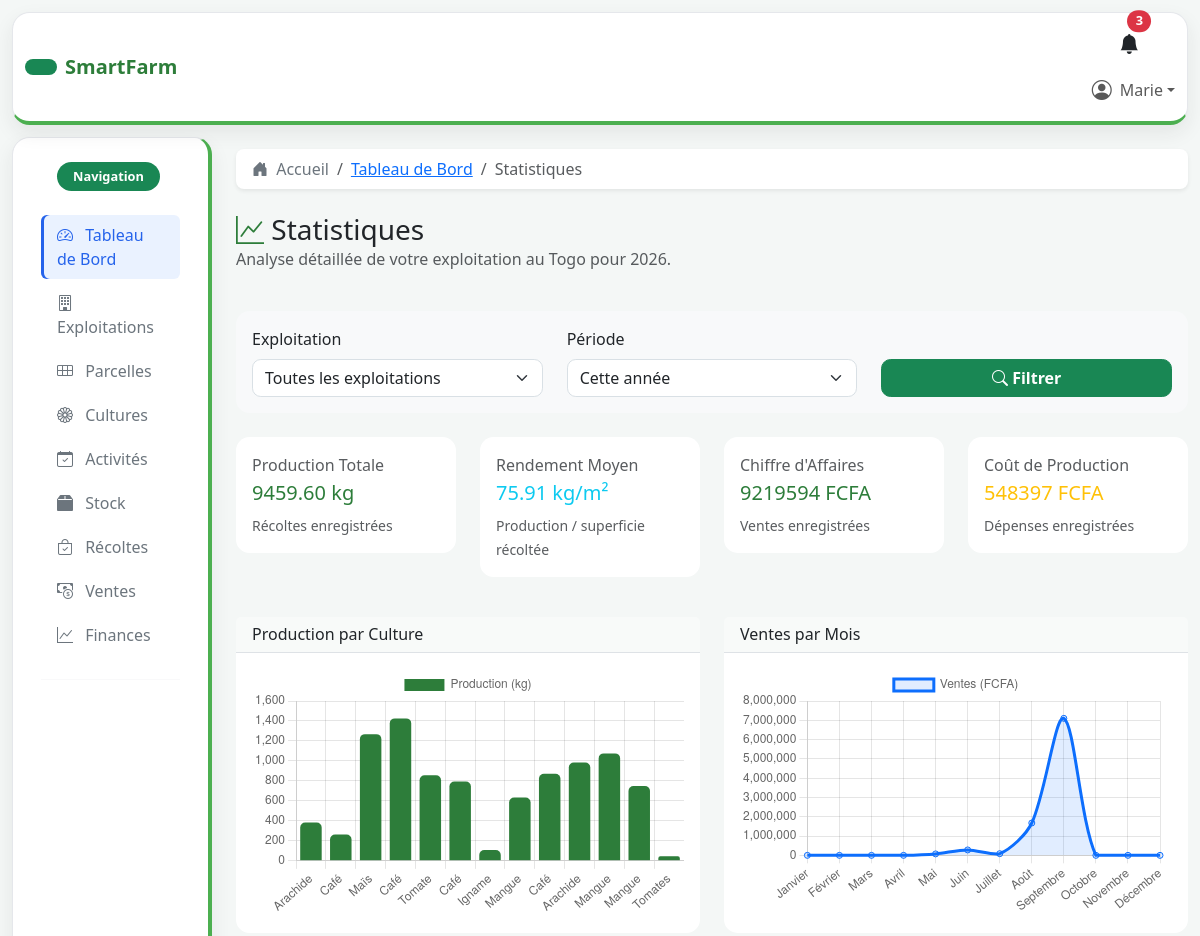
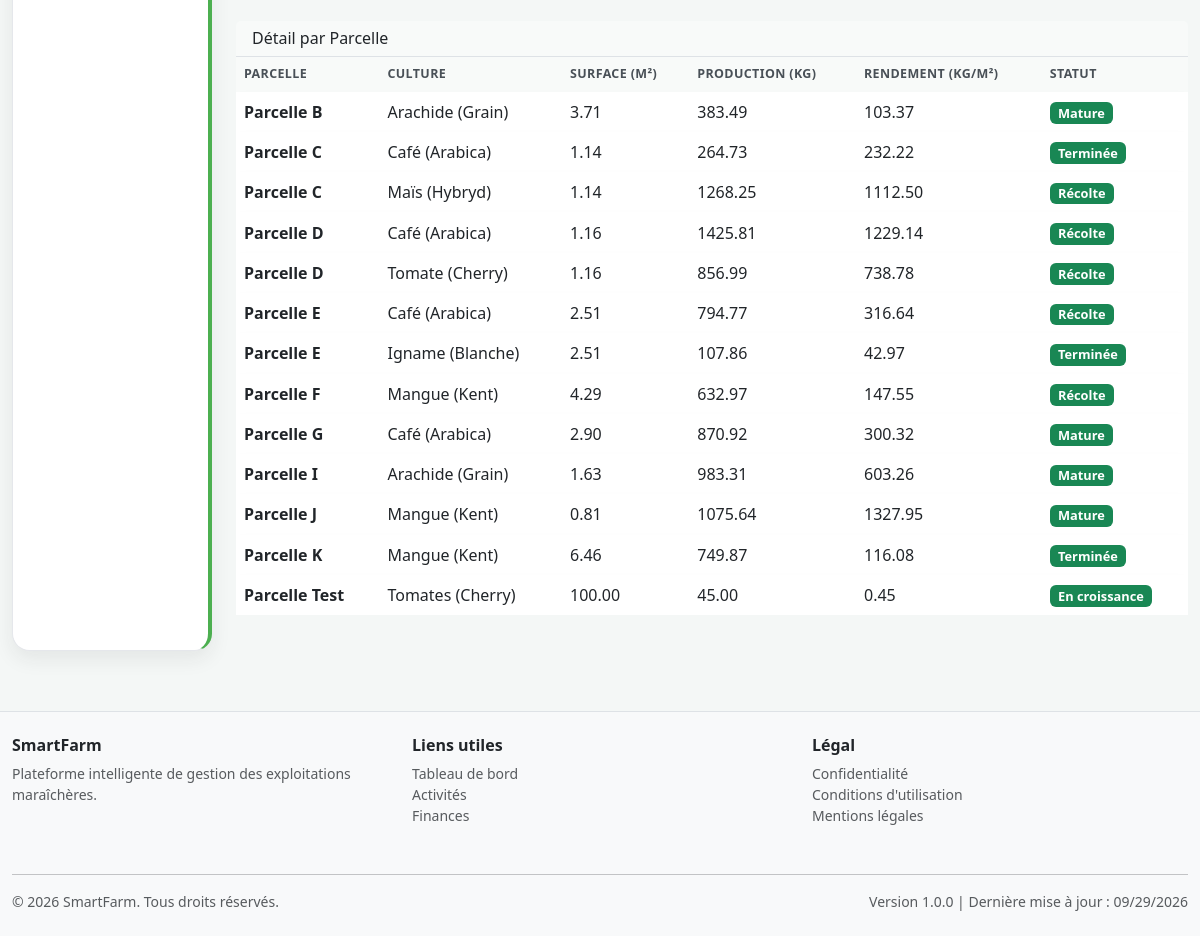
The page /dashboard/statistiques/ (signed in) on the database its author committed (2 pictures, top to bottom).
### cultures/models.py (models this page shows, shortened)
class Culture(models.Model):
    STATUT_CHOICES = [
        ('en_croissance', 'En croissance'),
        ('mature', 'Mature'),
        ('recolte', 'Récolte'),
        ('terminee', 'Terminée'),
    ]
    nom = models.CharField(
        max_length=150,
        help_text="Nom de la culture"
    )
    variete = models.CharField(
        max_length=150,
        help_text="Variété de la culture"
    )
    parcelle = models.ForeignKey(
        Parcelle,
        on_delete=models.CASCADE,
        related_name='cultures',
        help_text="Parcelle associée à la culture"
    )
    date_semis = models.DateField(
        help_text="Date de semis ou de plantation"
    )
    date_prevision_recolte = models.DateField(
        help_text="Date prévue de récolte"
    )
    rendement_attendu = models.DecimalField(
        max_digits=7,
        decimal_places=2,
        null=True,
        blank=True,
        help_text="Rendement attendu en kg/m²"
    )
    statut = models.CharField(
        max_length=20,
        choices=STATUT_CHOICES,
        default='en_croissance',
        help_text="Statut actuel de la culture"
    )
    notes = models.TextField(
        blank=True,
        help_text="Notes supplémentaires sur la culture"
    )
    date_creation = models.DateTimeField(
        auto_now_add=True,
        help_text="Date de création de l'enregistrement"
    )
    date_modification = models.DateTimeField(
        auto_now=True,
        help_text="Date de dernière modification de l'enregistrement"
    )
    class Meta:
        ordering = ['-date_semis']
        verbose_name = 'Culture'
        verbose_name_plural = 'Cultures'
        db_table = 'cultures_culture'

### parcelles/models.py (models this page shows, shortened)
class Parcelle(models.Model):
    STATUT_CHOICES = [
        ('actif', 'Actif'),
        ('en_preparation', 'En préparation'),
        ('reposante', 'Reposante'),
        ('suspendu', 'Suspendu'),
    ]
    TYPE_SOL_CHOICES = [
        ('argileux', 'Argileux'),
        ('sableux', 'Sableux'),
        ('limoneux', 'Limoneux'),
        ('calcaire', 'Calcaire'),
        ('organique', 'Organique'),
        ('mixte', 'Mixte'),
    ]
    nom = models.CharField(
        max_length=100,
        help_text="Nom ou identifiant de la parcelle"
    )
    code = models.CharField(
        max_length=50,
        unique=True,
        help_text="Code unique de la parcelle"
    )
    superficie = models.DecimalField(
        max_digits=10,
        decimal_places=2,
        help_text="Superficie en m² ou hectares"
    )
    type_sol = models.CharField(
        max_length=50,
        choices=TYPE_SOL_CHOICES,
        default='mixte',
        help_text="Type de sol de la parcelle"
    )
    irrigation = models.BooleanField(
    default=False,
    help_text="Indique si la parcelle dispose d'un système d'irrigation"
    )
    latitude = models.DecimalField(
        max_digits=9,
        decimal_places=6,
        null=True,
        blank=True,
        help_text="Latitude GPS"
    )
    longitude = models.DecimalField(
        max_digits=9,
        decimal_places=6,
        null=True,
        blank=True,
        help_text="Longitude GPS"
    )
    description = models.TextField(
        blank=True,
        help_text="Description détaillée de la parcelle"
    )
    statut = models.CharField(
        max_length=20,
        choices=STATUT_CHOICES,
        default='actif',
        help_text="Statut actuel de la parcelle"
    )
    exploitation = models.ForeignKey(
        Exploitation,
        on_delete=models.CASCADE,
        related_name='parcelles',
        help_text="Exploitation à laquelle appartient cette parcelle"
    )
    photo = models.ImageField(
    upload_to='parcelles/',
    blank=True,
    null=True,
    help_text="Photo de la parcelle"
    )
    date_creation = models.DateTimeField(
        auto_now_add=True,
        help_text="Date et heure de création de la parcelle"
    )
    date_modification = models.DateTimeField(
        auto_now=True,
        help_text="Date et heure de dernière modification"
    )
    class Meta:
        ordering = ['nom']
        verbose_name = 'Parcelle'
        verbose_name_plural = 'Parcelles'
        db_table = 'parcelles_parcelle'

### dashboard/views.py (the view)
# urls.py: path('statistiques/', views.statistiques, name='statistiques'),
@login_required
def statistiques(request):
    today = date.today()
    year_start = date(today.year, 1, 1)
    recoltes_kg = Recolte.objects.filter(date__gte=year_start, date__lte=today, unite='kg')
    ventes = VENTE.objects.filter(date_commande__gte=year_start, date_commande__lte=today)
    depenses = Transaction.objects.filter(
        type_transaction='depense',
        date_operation__gte=year_start,
        date_operation__lte=today,
    )
    total_production = recoltes_kg.aggregate(total=Sum('quantite'))['total'] or 0
    total_surface = Parcelle.objects.filter(cultures__recoltes__in=recoltes_kg).distinct().aggregate(
        total=Sum('superficie')
    )['total'] or 0
    cultures_stats = (
        Culture.objects.select_related('parcelle')
        .filter(recoltes__in=recoltes_kg)
        .annotate(production=Sum('recoltes__quantite', filter=Q(recoltes__in=recoltes_kg)))
        .order_by('parcelle__nom', 'nom')
    )
    detail_parcelles = [
        {
            'culture': culture,
            'production': culture.production or 0,
            'rendement': (culture.production / culture.parcelle.superficie)
            if culture.parcelle.superficie else 0,
        }
        for culture in cultures_stats
    ]
    monthly_sales = ventes.values('date_commande__month').annotate(total=Sum('total'))
    monthly_sales_map = {item['date_commande__month']: float(item['total'] or 0) for item in monthly_sales}
    monthly_harvests = recoltes_kg.values('date__month').annotate(total=Sum('quantite'))
    monthly_harvest_map = {item['date__month']: float(item['total'] or 0) for item in monthly_harvests}
    context = {
        'total_production': total_production,
        'rendement_moyen': (total_production / total_surface) if total_surface else 0,
        'chiffre_affaires': ventes.aggregate(total=Sum('total'))['total'] or 0,
        'cout_production': depenses.aggregate(total=Sum('montant'))['total'] or 0,
        'detail_parcelles': detail_parcelles,
        'production_labels': [culture['culture'].nom for culture in detail_parcelles],
        'production_values': [float(culture['production']) for culture in detail_parcelles],
        'monthly_labels': [
            'Janvier', 'Février', 'Mars', 'Avril', 'Mai', 'Juin',
            'Juillet', 'Août', 'Septembre', 'Octobre', 'Novembre', 'Décembre',
        ],
        'monthly_sales_values': [monthly_sales_map.get(month, 0) for month in range(1, 13)],
        'monthly_harvest_values': [monthly_harvest_map.get(month, 0) for month in range(1, 13)],
        'annee_statistiques': today.year,
    }
    return render(request, 'dashboard/statistiques.html', context)

### templates/dashboard/statistiques.html (shortened to what this page needs)
{% extends 'base.html' %}
{% load static %}
{% block breadcrumbs %}
    <li class="breadcrumb-item"><a href="{% url 'dashboard:accueil' %}">Tableau de Bord</a></li>
    <li class="breadcrumb-item active">Statistiques</li>
{% endblock %}
{% block content %}
<div class="row mb-4">
    <div class="col-md-12">
        <h1 class="h3 mb-0">
            <i class="bi bi-graph-up text-success"></i> Statistiques
        </h1>
        <p class="text-muted">Analyse détaillée de votre exploitation au Togo pour {{ annee_statistiques }}.</p>
    </div>
</div>
<div class="row mb-4">
    <div class="col-md-12">
        <div class="card bg-light">
            <div class="card-body">
                <div class="row">
                    <div class="col-md-4">
                        <label class="form-label">Exploitation</label>
                        <select class="form-select">
                            <option>Toutes les exploitations</option>
                        </select>
                    </div>
                    <div class="col-md-4">
                        <label class="form-label">Période</label>
                        <select class="form-select">
                            <option>Cette année</option>
                        </select>
                    </div>
                    <div class="col-md-4">
                        <label class="form-label">&nbsp;</label>
                        <button class="btn btn-success w-100">
                            <i class="bi bi-search"></i> Filtrer
                        </button>
                    </div>
                </div>
            </div>
        </div>
    </div>
</div>
<div class="row mb-4">
    <div class="col-md-3 mb-3">
        <div class="card">
            <div class="card-body">
                <p class="text-muted mb-1">Production Totale</p>
                        <h5 class="text-success">{{ total_production|floatformat:2 }} kg</h5>
                        <small class="text-muted">Récoltes enregistrées</small>
            </div>
        </div>
    </div>
    <div class="col-md-3 mb-3">
        <div class="card">
            <div class="card-body">
                <p class="text-muted mb-1">Rendement Moyen</p>
                        <h5 class="text-info">{{ rendement_moyen|floatformat:2 }} kg/m²</h5>
                        <small class="text-muted">Production / superficie récoltée</small>
            </div>
        </div>
    </div>
    <div class="col-md-3 mb-3">
        <div class="card">
            <div class="card-body">
                <p class="text-muted mb-1">Chiffre d'Affaires</p>
                        <h5 class="text-success">{{ chiffre_affaires|floatformat:0 }} FCFA</h5>
                        <small class="text-muted">Ventes enregistrées</small>
            </div>
        </div>
    </div>
    <div class="col-md-3 mb-3">
        <div class="card">
            <div class="card-body">
                <p class="text-muted mb-1">Coût de Production</p>
                        <h5 class="text-warning">{{ cout_production|floatformat:0 }} FCFA</h5>
                        <small class="text-muted">Dépenses enregistrées</small>
            </div>
        </div>
    </div>
</div>
<div class="row">
    <div class="col-md-6 mb-4">
        <div class="card">
            <div class="card-header bg-light border-bottom">
                <h6 class="mb-0">Production par Culture</h6>
            </div>
            <div class="card-body chart-container">
                <canvas id="productionByCultureChart" aria-label="Production par culture"></canvas>
            </div>
        </div>
    </div>
    <div class="col-md-6 mb-4">
        <div class="card">
            <div class="card-header bg-light border-bottom">
                <h6 class="mb-0">Ventes par Mois</h6>
            </div>
            <div class="card-body chart-container">
                <canvas id="monthlySalesChart" aria-label="Ventes mensuelles en FCFA"></canvas>
            </div>
        </div>
    </div>
</div>
<div class="row">
    <div class="col-md-12 mb-4">
        <div class="card">
            <div class="card-header bg-light border-bottom">
                <h6 class="mb-0">Détail par Parcelle</h6>
            </div>
            <div class="table-responsive">
                <table class="table table-hover mb-0">
                    <thead class="table-light">
                        <tr>
                            <th>Parcelle</th>
                            <th>Culture</th>
                            <th>Surface (m²)</th>
                            <th>Production (kg)</th>
                            <th>Rendement (kg/m²)</th>
                            <th>Statut</th>
                        </tr>
                    </thead>
                    <tbody>
                        {% for culture in detail_parcelles %}
                        <tr>
                            <td><strong>{{ culture.culture.parcelle.nom }}</strong></td>
                            <td>{{ culture.culture.nom }}{% if culture.culture.variete %} ({{ culture.culture.variete }}){% endif %}</td>
                            <td>{{ culture.culture.parcelle.superficie|floatformat:2 }}</td>
                            <td>{{ culture.production|floatformat:2 }}</td>
                            <td>{{ culture.rendement|floatformat:2 }}</td>
                            <td><span class="badge bg-success">{{ culture.culture.get_statut_display }}</span></td>
                        </tr>
                        {% empty %}
                        <tr><td colspan="6" class="text-center text-muted">Aucune récolte en kilogrammes enregistrée cette année.</td></tr>
                        {% endfor %}
                    </tbody>
                </table>
            </div>
        </div>
    </div>
</div>
{% endblock %}
{% block extra_js %}
<script>
    const productionLabels = JSON.parse(document.getElementById('dashboard-production-labels').textContent);
    const productionValues = JSON.parse(document.getElementById('dashboard-production-values').textContent);
    const monthlyLabels = JSON.parse(document.getElementById('dashboard-monthly-labels').textContent);
    const monthlySales = JSON.parse(document.getElementById('dashboard-monthly-sales').textContent);
    new Chart(document.getElementById('productionByCultureChart'), {
        type: 'bar',
        data: { labels: productionLabels, datasets: [{ label: 'Production (kg)', data: productionValues, backgroundColor: '#2d7d3a', borderRadius: 5 }] },
        options: { responsive: true, maintainAspectRatio: false, scales: { y: { beginAtZero: true } } }
    });
    new Chart(document.getElementById('monthlySalesChart'), {
        type: 'line',
        data: { labels: monthlyLabels, datasets: [{ label: 'Ventes (FCFA)', data: monthlySales, borderColor: '#0d6efd', backgroundColor: 'rgba(13, 110, 253, .12)', fill: true, tension: .3 }] },
        options: { responsive: true, maintainAspectRatio: false, scales: { y: { beginAtZero: true } } }
    });
</script>
{% endblock %}

### templates/includes/navbar.html (shortened to what this page needs)
<nav class="navbar navbar-light bg-white border-bottom sticky-top shadow-sm app-navbar">
    <div class="container-fluid">
        <a class="navbar-brand d-flex align-items-center gap-2" href="{% url 'dashboard:accueil' %}">
            <span class="badge bg-success rounded-pill py-2 px-3 text-white"></span>
            <span class="fs-5 fw-bold">SmartFarm</span>
        </a>
        <div class="ms-auto" id="navbarNav">
            <ul class="navbar-nav ms-auto align-items-center">
                <li class="nav-item me-2 d-none d-lg-block">
                    <a class="nav-link position-relative text-dark" href="{% url 'dashboard:accueil' %}">
                        <i class="bi bi-bell-fill fs-5"></i>
                        <span class="position-absolute top-0 start-100 translate-middle badge rounded-pill bg-danger">3</span>
                    </a>
                </li>
                <li class="nav-item dropdown">
                    <a class="nav-link dropdown-toggle d-flex align-items-center" href="#" id="userDropdown" role="button" data-bs-toggle="dropdown">
                        {% if user.is_authenticated and user.profil.photo %}
                            <img src="{{ user.profil.photo.url }}" alt="Photo de profil" class="rounded-circle" style="width: 32px; height: 32px; object-fit: cover;">
                        {% else %}
                            <i class="bi bi-person-circle fs-5"></i>
                        {% endif %}
                        <span class="ms-2">{% if user.is_authenticated %}{{ user.first_name|default:user.username }}{% else %}Invité{% endif %}</span>
                    </a>
                </li>
            </ul>
        </div>
    </div>
</nav>

### rows shown on the page
Culture: culture.parcelle.nom "Parcelle B", culture.nom "Arachide", culture.variete "Grain", culture.parcelle.superficie "3.71", production "383.49", rendement "103.37", culture.statut "Mature"
Culture: culture.parcelle.nom "Parcelle C", culture.nom "Café", culture.variete "Arabica", culture.parcelle.superficie "1.14", production "264.73", rendement "232.22", culture.statut "Terminée"
Culture: culture.parcelle.nom "Parcelle C", culture.nom "Maïs", culture.variete "Hybryd", culture.parcelle.superficie "1.14", production "1268.25", rendement "1112.50", culture.statut "Récolte"
Culture: culture.parcelle.nom "Parcelle D", culture.nom "Café", culture.variete "Arabica", culture.parcelle.superficie "1.16", production "1425.81", rendement "1229.14", culture.statut "Récolte"
Culture: culture.parcelle.nom "Parcelle D", culture.nom "Tomate", culture.variete "Cherry", culture.parcelle.superficie "1.16", production "856.99", rendement "738.78", culture.statut "Récolte"
Culture: culture.parcelle.nom "Parcelle E", culture.nom "Café", culture.variete "Arabica", culture.parcelle.superficie "2.51", production "794.77", rendement "316.64", culture.statut "Récolte"
Culture: culture.parcelle.nom "Parcelle E", culture.nom "Igname", culture.variete "Blanche", culture.parcelle.superficie "2.51", production "107.86", rendement "42.97", culture.statut "Terminée"
Culture: culture.parcelle.nom "Parcelle F", culture.nom "Mangue", culture.variete "Kent", culture.parcelle.superficie "4.29", production "632.97", rendement "147.55", culture.statut "Récolte"
Culture: culture.parcelle.nom "Parcelle G", culture.nom "Café", culture.variete "Arabica", culture.parcelle.superficie "2.90", production "870.92", rendement "300.32", culture.statut "Mature"
Culture: culture.parcelle.nom "Parcelle I", culture.nom "Arachide", culture.variete "Grain", culture.parcelle.superficie "1.63", production "983.31", rendement "603.26", culture.statut "Mature"
Culture: culture.parcelle.nom "Parcelle J", culture.nom "Mangue", culture.variete "Kent", culture.parcelle.superficie "0.81", production "1075.64", rendement "1327.95", culture.statut "Mature"
Culture: culture.parcelle.nom "Parcelle K", culture.nom "Mangue", culture.variete "Kent", culture.parcelle.superficie "6.46", production "749.87", rendement "116.08", culture.statut "Terminée"
Culture: culture.parcelle.nom "Parcelle Test", culture.nom "Tomates", culture.variete "Cherry", culture.parcelle.superficie "100.00", production "45.00", rendement "0.45", culture.statut "En croissance"

### other values the page prints
{{ user.first_name|default:user.username }} "Marie"
{{ total_production|floatformat:2 }} "9459.60"
{{ rendement_moyen|floatformat:2 }} "75.91"
{{ chiffre_affaires|floatformat:0 }} "9219594"
{{ cout_production|floatformat:0 }} "548397"
